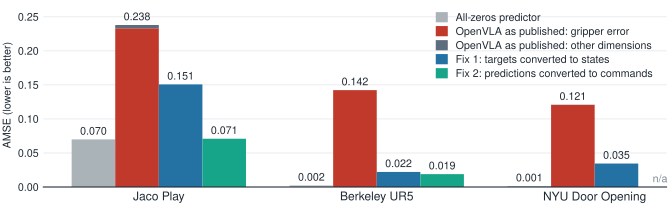

The script that saved this image:
"""Figure of the PDF report, computed from the archived predictions. Requires matplotlib.

Usage: python report/figure.py   (writes report/figure.svg and prints the numbers quoted in the report)
"""
import sys
from pathlib import Path

import matplotlib
matplotlib.use('Agg')
import matplotlib.pyplot as plt  # noqa: E402

ROOT = Path(__file__).resolve().parents[1]
sys.path.insert(0, str(ROOT / 'experiments/offline'))
from gripper_semantics import DEFAULT_FILES, report  # noqa: E402

NAMES = ['Jaco Play', 'Berkeley UR5', 'NYU Door Opening']
ZEROS, GRIPPER, OTHER, FIX1, FIX2, INK = '#a9b3b8', '#c0392b', '#5d6d7e', '#2471a3', '#17a589', '#1f2933'


def main():
    reports = [report(f) for f in DEFAULT_FILES[:3]]
    plt.rcParams.update({'font.family': ['Helvetica Neue', 'Helvetica', 'Arial'], 'font.size': 8,
                         'svg.fonttype': 'none', 'axes.edgecolor': INK, 'text.color': INK,
                         'axes.labelcolor': INK, 'xtick.color': INK, 'ytick.color': INK})
    fig, ax = plt.subplots(figsize=(7.0, 2.15))
    w = 0.2
    for i, (name, r) in enumerate(zip(NAMES, reports)):
        published = r['multinet_targets']['openvla_greedy']
        fix1 = r['openvla_semantics_targets']['openvla_greedy']['amse']
        zeros = r['constant_predictors']['multinet_targets']['zeros']
        constant = r['constant_predictors']['openvla_semantics_targets']['per_dimension_mean']
        fix2 = (r['state_to_command_alignment'] or {}).get('amse')
        x = [i - 1.5 * w, i - 0.5 * w, i + 0.5 * w, i + 1.5 * w]
        ax.bar(x[0], zeros, w, color=ZEROS)
        ax.bar(x[1], published['gripper_part'], w, color=GRIPPER)
        ax.bar(x[1], published['other_dims_part'], w, bottom=published['gripper_part'], color=OTHER)
        ax.bar(x[2], fix1, w, color=FIX1)
        labels = [(x[0], zeros, f'{zeros:.3f}'), (x[1], published['amse'], f'{published["amse"]:.3f}'),
                  (x[2], fix1, f'{fix1:.3f}')]
        if fix2 is None:
            ax.text(x[3], 0.004, 'n/a', ha='center', va='bottom', color='#7b8794')
        else:
            ax.bar(x[3], fix2, w, color=FIX2)
            labels.append((x[3], fix2, f'{fix2:.3f}'))
        for xi, yi, text in labels:
            ax.text(xi, yi + 0.004, text, ha='center', va='bottom')
        floor = r['no_change_target_share'] / r['target_dim']
        print(f'{name}: published {published["amse"]:.4f}, gripper share {published["gripper_part"] / published["amse"]:.1%}, '
              f'zeros {zeros:.4f} (published / zeros = {published["amse"] / zeros:.1f}x), fix 1 {fix1:.4f}, '
              f'best constant on fix-1 targets {constant:.4f} (constant / fix 1 = {constant / fix1:.1f}x), fix 2 {fix2}, '
              f'no-change share {r["no_change_target_share"]:.3%}, dim {r["target_dim"]}, '
              f'no-change floor {floor:.4f} = {floor / published["amse"]:.1%} of published, '
              f'gripper values {r["predicted_gripper_values"][:4]}')
    handles = [plt.Rectangle((0, 0), 1, 1, color=c) for c in (ZEROS, GRIPPER, OTHER, FIX1, FIX2)]
    ax.legend(handles, ['All-zeros predictor', 'OpenVLA as published: gripper error',
                        'OpenVLA as published: other dimensions', 'Fix 1: targets converted to states',
                        'Fix 2: predictions converted to commands'],
              frameon=False, loc='upper right', handlelength=1.0, handleheight=0.9, labelspacing=0.35)
    ax.set_xticks(range(3), NAMES, fontsize=9)
    ax.set_ylabel('AMSE (lower is better)')
    ax.set_ylim(0, 0.27)
    ax.set_yticks([0, 0.05, 0.10, 0.15, 0.20, 0.25])
    ax.tick_params(axis='x', length=0)
    ax.yaxis.grid(True, color='#e4e7eb', linewidth=0.6)
    ax.set_axisbelow(True)
    for side in ('top', 'right', 'left'):
        ax.spines[side].set_visible(False)
    ax.tick_params(axis='y', length=0)
    fig.tight_layout(pad=0.3)
    fig.savefig(Path(__file__).with_name('figure.svg'))


if __name__ == '__main__':
    main()
